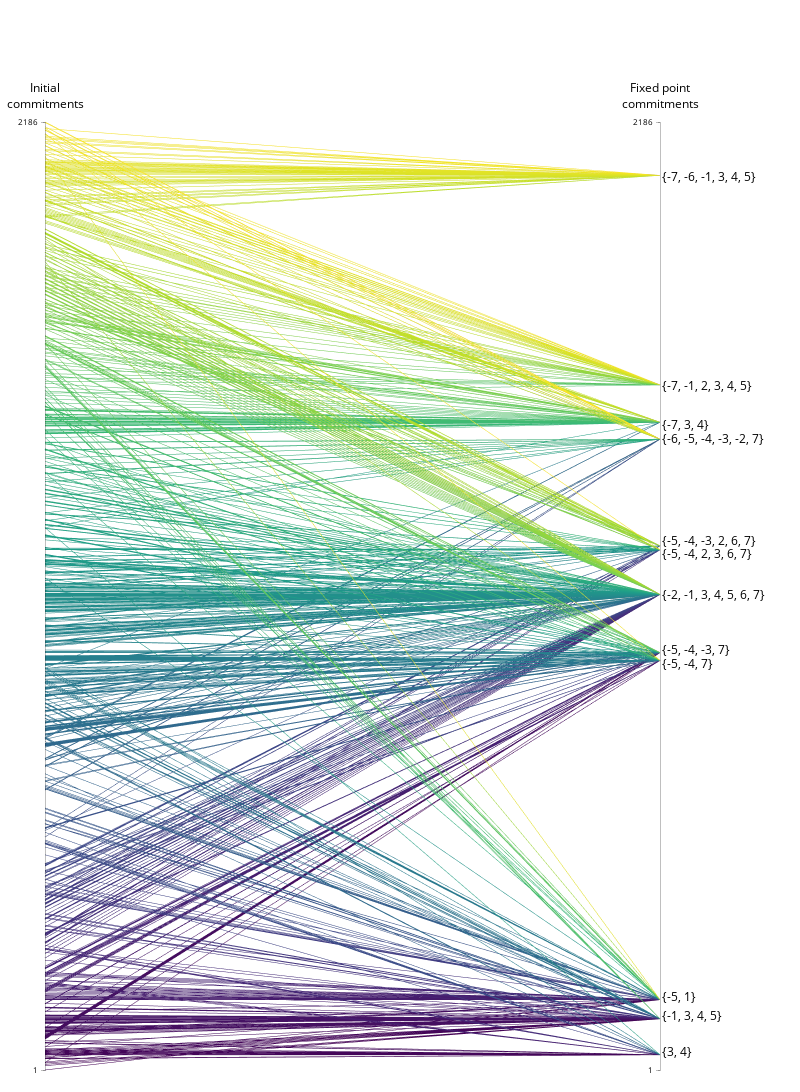

Notebook cell for this chart:
### Code cell
# loop for line plots

ds = "[[-7, -5], [3, -1, 5], [2, 7], [-6, -7], [4, -3], [-7, 3]]"
ds = "[[-5, -2, -6], [-4, -1, -5], [-7, 4], [3, 7, 6], [7, 2, -4], [5, -1], [-3, -4]]"    

for configuration in ex_fp_df["configuration"].unique():
    
    # unpack weights
    alpha_a, alpha_s, alpha_f = configuration
    
    # create strings for annotation and filename
    annotation_text = r"$(\alpha_{A}, \alpha_{S}, \alpha_{F}) = " + "({},\ {},\ {})$".format(alpha_a, alpha_s, alpha_f)
    file_name = "full_spec_lines_{}_{}_{}.png".format(str(alpha_a)[2:], str(alpha_s)[2:], str(alpha_f)[2:])


    df = ex_fp_df[(ex_fp_df["configuration"]==configuration) & (ex_fp_df["ds"]==ds)]
    print(df.shape)

    sub_df = df[["ic_int", "fp_ints"]]
    #sub_df = sub_df.set_index(["ic_int"]).apply(pd.Series.explode).reset_index()
    
    #print(sub_df.shape)
    #print(sub_df["fp_ints"].nunique())
    x = sub_df.drop_duplicates(["ic_int", "fp_ints"])
    print(x["fp_ints"].nunique())
    print(x["ic_int"].nunique())
    print(x.groupby(["fp_ints"])["ic_int"].nunique().quantile([0.25, 0.5, 0.75], interpolation="linear"))
    #print(x.shape)

    fig = go.Figure(
        data=go.Parcoords(
            line=dict(#color=sub_df[ep_type + "_ints"],
                      color=sub_df["ic_int"],
                      colorscale="Viridis"),
            tickfont={"size": 8},
            dimensions=list([
                dict(
                    tickvals=[],  #df["ic_int"].unique(),
                    ticktext=[],  # df["init_coms"].unique(),
                    label="Initial<br>commitments", values=sub_df['ic_int'],
                    range=[1,2186]),
                dict(
                    tickvals=[], #df["fp_ints"].unique(),
                    ticktext=[], #df["fp_coms"].unique(),
                    label='Fixed point<br>commitments', values=sub_df["fp_ints"],
                    range=[1,2186])])))
    
    
    
    fig.layout.height = 1200
    fig.layout.width = 800
    fig.update_layout(paper_bgcolor="rgba(0,0,0,0)",
                      plot_bgcolor="rgba(0,0,0,0)",
                      font={"color": "black", "size": 14})
    
    #fig.update_layout(xaxis=dict(domain=[0.0, 1.0]), yaxis=dict(domain=[0.0, 1.0]))
    
    for fp_int, fp_name in zip(annotation_y, annotation_name):
        fig.add_annotation(dict(font=dict(color="black",size=12),
                                showarrow=False,
                                ax=12.0,
                                ay=fp_int/2186,
                                x=1.00,
                                y=fp_int/2186,
                                text=fp_name,
                                textangle=0,
                                xref="x domain",
                                yref="y domain",
                                xanchor="left"))
        
    
    #fig.update_layout(title_text="Streamlined outputs from full spectrum")
    fig.update_layout(margin={"b":20, "l":45, "r": 140, "t":120})
    
    #fig.add_annotation(dict(font=dict(color="black",size=12),
    #                            showarrow=False,
    #                            x=-0.13,
    #                            y=1.05,
    #                            text=annotation_text,
    #                            textangle=0,
    #                            xref="paper",
    #                            yref="paper"))



    fig.show()
    pio.write_image(fig, path.join(plot_dir, file_name), scale=2)
    break

### Figure 1 — Plotly figure (JSON) as saved in the notebook; plotly's stock layout.template omitted (floating-point values rounded to 4 significant figures; data arrays with more than 128 entries replaced by an {"elided": "..."} marker saying what was removed)
{"data": [{"dimensions": [{"label": "Initial<br>commitments", "range": [1, 2186], "ticktext": [], "tickvals": [], "values": {"elided": "1134 int values"}}, {"label": "Fixed point<br>commitments", "range": [1, 2186], "ticktext": [], "tickvals": [], "values": {"elided": "1134 int values"}}], "line": {"color": {"elided": "1134 int values"}, "colorscale": [[0, "#440154"], [0.1111, "#482878"], [0.2222, "#3e4989"], [0.3333, "#31688e"], [0.4444, "#26828e"], [0.5556, "#1f9e89"], [0.6667, "#35b779"], [0.7778, "#6ece58"], [0.8889, "#b5de2b"], [1, "#fde725"]]}, "tickfont": {"size": 8}, "type": "parcoords"}], "layout": {"annotations": [{"ax": 12, "ay": 0.7319, "font": {"color": "black", "size": 12}, "showarrow": false, "text": "{-7, -1, 2, 3, 4, 5}", "textangle": 0, "x": 1, "xanchor": "left", "xref": "x domain", "y": 0.7319, "yref": "y domain"}, {"ax": 12, "ay": 0.9515, "font": {"color": "black", "size": 12}, "showarrow": false, "text": "{-7, -6, -1, 3, 4, 5}", "textangle": 0, "x": 1, "xanchor": "left", "xref": "x domain", "y": 0.9515, "yref": "y domain"}, {"ax": 12, "ay": 0.6656, "font": {"color": "black", "size": 12}, "showarrow": false, "text": "{-6, -5, -4, -3, -2, 7}", "textangle": 0, "x": 1, "xanchor": "left", "xref": "x domain", "y": 0.6656, "yref": "y domain"}, {"ax": 12, "ay": 0.5018, "font": {"color": "black", "size": 12}, "showarrow": false, "text": "{-2, -1, 3, 4, 5, 6, 7}", "textangle": 0, "x": 1, "xanchor": "left", "xref": "x domain", "y": 0.5018, "yref": "y domain"}, {"ax": 12, "ay": 0.5444, "font": {"color": "black", "size": 12}, "showarrow": false, "text": "{-5, -4, 2, 3, 6, 7}", "textangle": 0, "x": 1, "xanchor": "left", "xref": "x domain", "y": 0.5444, "yref": "y domain"}, {"ax": 12, "ay": 0.4437, "font": {"color": "black", "size": 12}, "showarrow": false, "text": "{-5, -4, -3, 7}", "textangle": 0, "x": 1, "xanchor": "left", "xref": "x domain", "y": 0.4437, "yref": "y domain"}, {"ax": 12, "ay": 0.01052, "font": {"color": "black", "size": 12}, "showarrow": false, "text": "{3, 4}", "textangle": 0, "x": 1, "xanchor": "left", "xref": "x domain", "y": 0.01052, "yref": "y domain"}, {"ax": 12, "ay": 0.6908, "font": {"color": "black", "size": 12}, "showarrow": false, "text": "{-7, 3, 4}", "textangle": 0, "x": 1, "xanchor": "left", "xref": "x domain", "y": 0.6908, "yref": "y domain"}, {"ax": 12, "ay": 0.4291, "font": {"color": "black", "size": 12}, "showarrow": false, "text": "{-5, -4, 7}", "textangle": 0, "x": 1, "xanchor": "left", "xref": "x domain", "y": 0.4291, "yref": "y domain"}, {"ax": 12, "ay": 0.06862, "font": {"color": "black", "size": 12}, "showarrow": false, "text": "{-5, 1}", "textangle": 0, "x": 1, "xanchor": "left", "xref": "x domain", "y": 0.06862, "yref": "y domain"}, {"ax": 12, "ay": 0.04849, "font": {"color": "black", "size": 12}, "showarrow": false, "text": "{-1, 3, 4, 5}", "textangle": 0, "x": 1, "xanchor": "left", "xref": "x domain", "y": 0.04849, "yref": "y domain"}, {"ax": 12, "ay": 0.5581, "font": {"color": "black", "size": 12}, "showarrow": false, "text": "{-5, -4, -3, 2, 6, 7}", "textangle": 0, "x": 1, "xanchor": "left", "xref": "x domain", "y": 0.5581, "yref": "y domain"}], "font": {"color": "black", "size": 14}, "height": 1200, "margin": {"b": 20, "l": 45, "r": 140, "t": 120}, "paper_bgcolor": "rgba(0,0,0,0)", "plot_bgcolor": "rgba(0,0,0,0)", "width": 800}}
